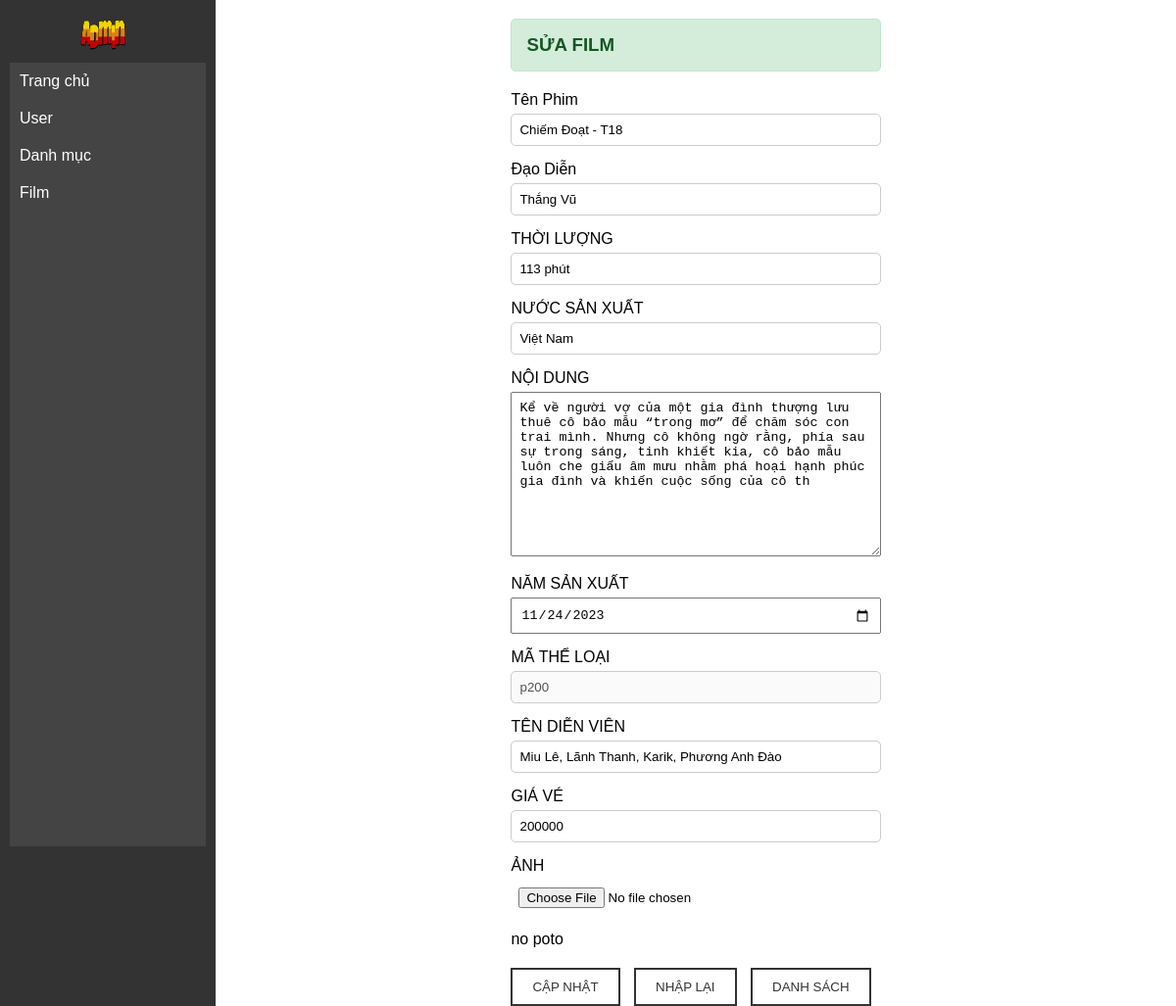
Screenshot of /admin/index.php?act=suaphim&maphim=f1 with the database file from the repository.
### tables this page shows
CREATE TABLE `phim` (
  `maphim` varchar(255) NOT NULL,
  `tenphim` varchar(255) NOT NULL,
  `daodien` varchar(255) NOT NULL,
  `thoiluong` varchar(255) NOT NULL,
  `nuocsanxuat` varchar(255) NOT NULL,
  `noidung` varchar(255) NOT NULL,
  `namsannxuat` date NOT NULL,
  `matheloai` varchar(255) NOT NULL,
  `tendienvien` text NOT NULL,
  `giave` double(10,2) NOT NULL,
  `anh` varchar(255) NOT NULL,
  `hot` int(11) NOT NULL
);

### admin/model/pdo.php (called while the page is built, shortened)
<?php
function pdo_get_connection()
{
    $servername = "localhost";
    $username = "root";
    $password = "";
    try {
        $conn = new PDO("mysql:host=$servername;dbname=duan1_vexemphim4", $username, $password);
        $conn->setAttribute(PDO::ATTR_ERRMODE, PDO::ERRMODE_EXCEPTION);
        return $conn;
    } catch (PDOException $e) {
        echo "Connection failed: " . $e->getMessage();
    }
}
function pdo_query_one($sql)
{
    $sql_args = array_slice(func_get_args(), 1);
    try {
        $conn = pdo_get_connection();
        $stmt = $conn->prepare($sql);
        $stmt->execute($sql_args);
        $row = $stmt->fetch(PDO::FETCH_ASSOC);
        return $row;
    } catch (PDOException $e) {
        throw $e;
    } finally {
        unset($conn);
    }
}

### admin/model/phim.php (called while the page is built, shortened)
<?php
function loadone_phim($maphim)
{
    $sql = "SELECT phim.*, lichchieu.giochieu, lichchieu.ngaychieu
            FROM phim
            LEFT JOIN lichchieu ON phim.maphim = lichchieu.maphim
            WHERE phim.maphim=\"" . $maphim . "\"";
    $sp = pdo_query_one($sql);
    return $sp;
 }

### admin/sanpham/updatesp.php (the view, shortened to what this page needs)
<?php
if (is_array($phim)) {
    extract($phim);
}
$hinhpart = "./upload/" . trim($anh);
if (is_file($hinhpart)) {
    $img = "<img src='" . $hinhpart . "' height='80'>";
} else {
    $img = "no poto";
}
?>
<div class="form">
    <h3 class="alert alert-success">SỬA FILM</h3>
    <form action="index.php?act=updatephim" class="mb-2" method="post" enctype="multipart/form-data">
        <label class="form-label fw-bold">Tên Phim</label>
        <input type="text" name="tenphim" class="form-control" value="<?= $tenphim ?>">
        <label class="form-label fw-bold">Đạo Diễn</label>
        <input type="text" name="daodien" class="form-control" value="<?= $daodien ?>">
        <label class="form-label fw-bold">THỜI LƯỢNG</label>
        <input type="text" name="thoiluong" class="form-control" value="<?= $thoiluong ?>">
        <label class="form-label fw-bold">NƯỚC SẢN XUẤT</label>
        <input type="text" name="nuocsanxuat" class="form-control" value="<?= $nuocsanxuat ?>">
        <label class="form-label fw-bold">NỘI DUNG</label>
        <textarea name="noidung" class="form-control" cols="30" rows="10"><?= $noidung ?></textarea>
        <label class="form-label fw-bold">NĂM SẢN XUẤT</label>
        <input class="form-control" name="namsanxuat" type="date" value="<?= $namsannxuat ?>">
        <label class="form-label fw-bold">MÃ THỂ LOẠI</label>
        <input class="form-control" name="matheloai" type="text" value="<?= $matheloai ?>"disabled>
        <label class="form-label fw-bold">TÊN DIỄN VIÊN</label>
        <input class="form-control" name="tendienvien" type="text" value="<?= $tendienvien ?>">
        <label class="form-label fw-bold">GIÁ VÉ</label>
        <input class="form-control" name="giave" type="text" value="<?= $giave ?>">
        <label class="form-label fw-bold">ẢNH</label>
        <input class="form-control" name="anh" type="file"> <?= $img ?>
        <div class="form-group mt-3">
            <a href="index.php?act=listfilm"><input class="btn btn btn-outline-dark" type="submit" value="CẬP NHẬT" name="capnhat"></a>
            <input class="btn btn btn-outline-dark" type="reset" value="NHẬP LẠI">
            <a href="index.php?act=listfilm"><input class="btn btn btn-outline-dark" type="button" value="DANH SÁCH"></a>
        </div>
    </form>
</div>

### admin/css.css (style rules this page uses)
body { margin: 0; font-family: Arial, sans-serif; display: flex; }
.alert-success { background-color: #d4edda; color: #155724; padding: 15px; border: 1px solid #c3e6cb; border-radius: 5px; margin-bottom: 20px; }
.form-control { width: 100%; padding: 8px; margin-bottom: 15px; box-sizing: border-box; }
.form-group { margin-top: 20px; }
.btn { padding: 10px 20px; text-decoration: none; display: inline-block; margin-right: 10px; cursor: pointer; }
.btn-outline-dark { background-color: transparent; color: #333; border: 2px solid #333; }
input[type="text"], input[type="password"], input[type="email"] { padding: 10px; border: 1px solid #ccc; border-radius: 5px; box-sizing: border-box; }
.form { max-width: 400px; margin: 0 auto; }
.form label { display: block; margin-bottom: 5px; }
.form .form-control { width: 100%; padding: 8px; margin-bottom: 15px; box-sizing: border-box; }
.form .form-group { margin-top: 20px; }
.form .btn { padding: 10px 20px; text-decoration: none; display: inline-block; margin-right: 10px; cursor: pointer; }

### rows the page displays
phim: tenphim "Chiếm Đoạt - T18", daodien "Thắng Vũ", thoiluong "113 phút", nuocsanxuat "Việt Nam", noidung "Kể về người vợ của một gia đình thượng lưu thuê cô bảo mẫu “trong mơ” để chăm sóc con trai mình. Nhưng cô không ngờ rằng, phía sau sự trong sáng, tinh khiết kia, cô bảo mẫu luôn che giấu âm mưu nhằm phá hoại hạnh phúc gia đình và khiến cuộc sống của cô th", namsanxuat "11/24/2023", matheloai "p200", tendienvien "Miu Lê, Lãnh Thanh, Karik, Phương Anh Đào", giave "200000", anh "no poto"
